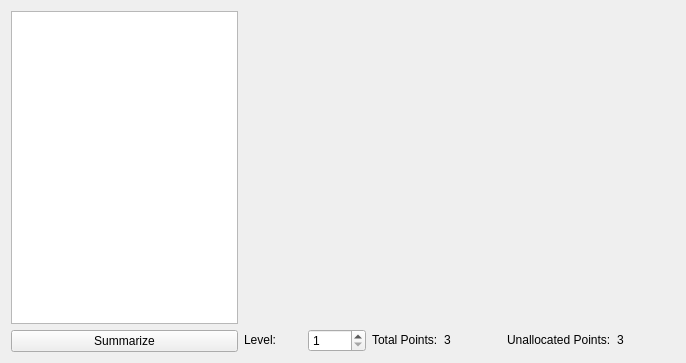
<?xml version="1.0" encoding="UTF-8"?>
<ui version="4.0">
 <class>Test_Interface</class>
 <widget class="QWidget" name="Test_Interface">
  <property name="geometry">
   <rect>
    <x>0</x>
    <y>0</y>
    <width>686</width>
    <height>363</height>
   </rect>
  </property>
  <property name="windowTitle">
   <string>Form</string>
  </property>
  <layout class="QHBoxLayout" name="horizontalLayout" stretch="0,0">
   <item>
    <layout class="QVBoxLayout" name="verticalLayout_2">
     <item>
      <widget class="QTextEdit" name="summaryTextEdit">
       <property name="readOnly">
        <bool>true</bool>
       </property>
      </widget>
     </item>
     <item>
      <widget class="QPushButton" name="summaryButton">
       <property name="text">
        <string>Summarize</string>
       </property>
      </widget>
     </item>
    </layout>
   </item>
   <item>
    <layout class="QVBoxLayout" name="verticalLayout">
     <item>
      <widget class="TalentBar" name="TalentBar" native="true">
       <property name="sizePolicy">
        <sizepolicy hsizetype="Preferred" vsizetype="Fixed">
         <horstretch>0</horstretch>
         <verstretch>0</verstretch>
        </sizepolicy>
       </property>
       <property name="minimumSize">
        <size>
         <width>431</width>
         <height>47</height>
        </size>
       </property>
       <property name="maximumSize">
        <size>
         <width>16777215</width>
         <height>16777215</height>
        </size>
       </property>
      </widget>
     </item>
     <item>
      <widget class="TalentBar" name="TalentBar_2" native="true">
       <property name="sizePolicy">
        <sizepolicy hsizetype="Preferred" vsizetype="Fixed">
         <horstretch>0</horstretch>
         <verstretch>0</verstretch>
        </sizepolicy>
       </property>
       <property name="minimumSize">
        <size>
         <width>431</width>
         <height>47</height>
        </size>
       </property>
       <property name="maximumSize">
        <size>
         <width>16777215</width>
         <height>16777215</height>
        </size>
       </property>
      </widget>
     </item>
     <item>
      <widget class="TalentBar" name="TalentBar_3" native="true">
       <property name="sizePolicy">
        <sizepolicy hsizetype="Preferred" vsizetype="Fixed">
         <horstretch>0</horstretch>
         <verstretch>0</verstretch>
        </sizepolicy>
       </property>
       <property name="minimumSize">
        <size>
         <width>431</width>
         <height>47</height>
        </size>
       </property>
       <property name="maximumSize">
        <size>
         <width>16777215</width>
         <height>16777215</height>
        </size>
       </property>
      </widget>
     </item>
     <item>
      <spacer name="verticalSpacer">
       <property name="orientation">
        <enum>Qt::Vertical</enum>
       </property>
       <property name="sizeHint" stdset="0">
        <size>
         <width>20</width>
         <height>40</height>
        </size>
       </property>
      </spacer>
     </item>
     <item>
      <layout class="QHBoxLayout" name="horizontalLayout_2">
       <item>
        <widget class="QLabel" name="label_3">
         <property name="sizePolicy">
          <sizepolicy hsizetype="Preferred" vsizetype="Fixed">
           <horstretch>0</horstretch>
           <verstretch>0</verstretch>
          </sizepolicy>
         </property>
         <property name="text">
          <string>Level:</string>
         </property>
        </widget>
       </item>
       <item>
        <widget class="QSpinBox" name="levelSpin">
         <property name="sizePolicy">
          <sizepolicy hsizetype="Minimum" vsizetype="Fixed">
           <horstretch>0</horstretch>
           <verstretch>0</verstretch>
          </sizepolicy>
         </property>
         <property name="readOnly">
          <bool>false</bool>
         </property>
         <property name="minimum">
          <number>1</number>
         </property>
         <property name="maximum">
          <number>60</number>
         </property>
        </widget>
       </item>
       <item>
        <widget class="QLabel" name="label">
         <property name="sizePolicy">
          <sizepolicy hsizetype="Preferred" vsizetype="Fixed">
           <horstretch>0</horstretch>
           <verstretch>0</verstretch>
          </sizepolicy>
         </property>
         <property name="text">
          <string>Total Points:</string>
         </property>
        </widget>
       </item>
       <item>
        <widget class="QLabel" name="totalPointLabel">
         <property name="sizePolicy">
          <sizepolicy hsizetype="Preferred" vsizetype="Fixed">
           <horstretch>0</horstretch>
           <verstretch>0</verstretch>
          </sizepolicy>
         </property>
         <property name="text">
          <string>3</string>
         </property>
        </widget>
       </item>
       <item>
        <widget class="QLabel" name="label_2">
         <property name="sizePolicy">
          <sizepolicy hsizetype="Preferred" vsizetype="Fixed">
           <horstretch>0</horstretch>
           <verstretch>0</verstretch>
          </sizepolicy>
         </property>
         <property name="text">
          <string>Unallocated Points:</string>
         </property>
        </widget>
       </item>
       <item>
        <widget class="QLabel" name="unallocatedPointLabel">
         <property name="sizePolicy">
          <sizepolicy hsizetype="Preferred" vsizetype="Fixed">
           <horstretch>0</horstretch>
           <verstretch>0</verstretch>
          </sizepolicy>
         </property>
         <property name="text">
          <string>3</string>
         </property>
        </widget>
       </item>
      </layout>
     </item>
    </layout>
   </item>
  </layout>
 </widget>
 <customwidgets>
  <customwidget>
   <class>TalentBar</class>
   <extends>QWidget</extends>
   <header>widgets</header>
   <container>1</container>
  </customwidget>
 </customwidgets>
 <resources/>
 <connections/>
</ui>
